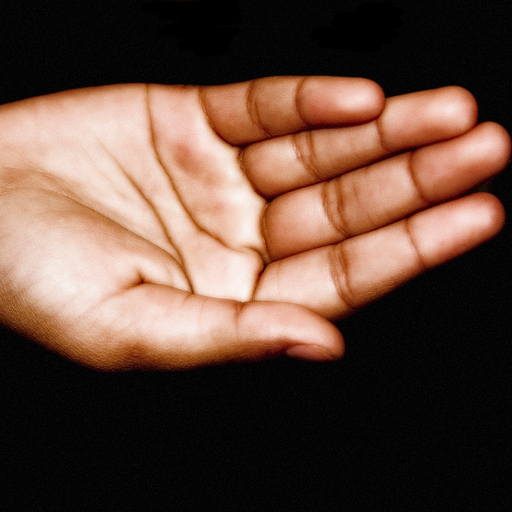
%> input picture images/hand.jpg, 512 x 512 px
$ octave --eval "fuseImg;"   (GNU Octave 9; MATLAB toolbox functions it lacks are replaced by stand-ins)
%> lines starting %> are read from the running program, lines starting %| are printed output that depends on the picture; in (x1, y1, x2, y2) boxes, pixels count from 0 and x2, y2 are one past the last pixel; in counts of white or black regions, pixels touching at a corner belong together; the program's own positions count from 1
function fuseImg()
%fuseImg Function that executes steps 1 to 4 of Exercise 6

% 1 Read Input
HAND = imread('images/hand.jpg');
%> HAND is the input picture: size 512x512x3 uint8; mean R, G, B 98.3, 72.9, 60.5
MAPFRE = imread('images/mapfre.jpg');
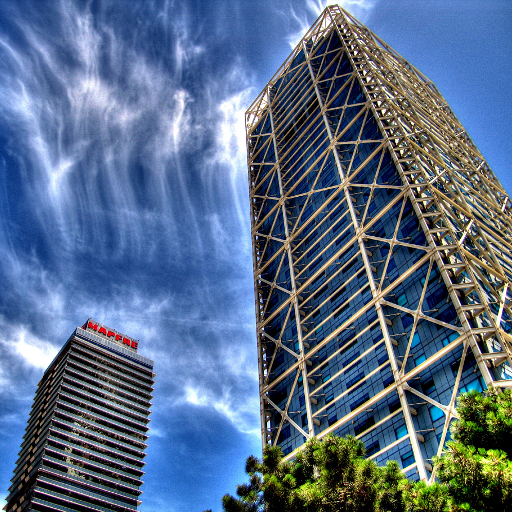
%> input picture images/mapfre.jpg, 512 x 512 px
%> MAPFRE is the input picture: size 512x512x3 uint8; mean R, G, B 87, 107.6, 135.6
grayscaleHand = rgb2gray(HAND);
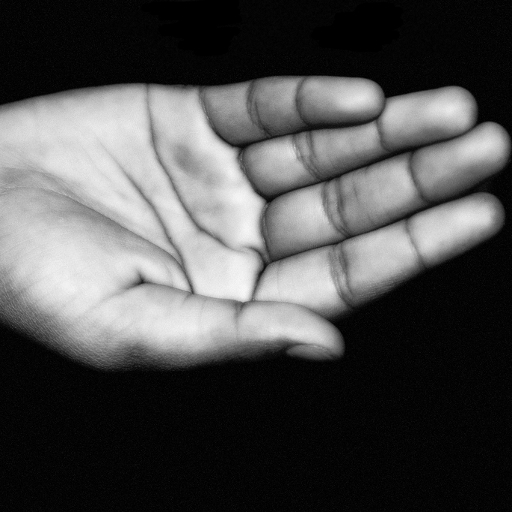
%> grayscaleHand: size 512x512 uint8; min 0, max 250, mean 79.1

% 2 Binarization
th = 20;
foregroundHand = grayscaleHand >= th;
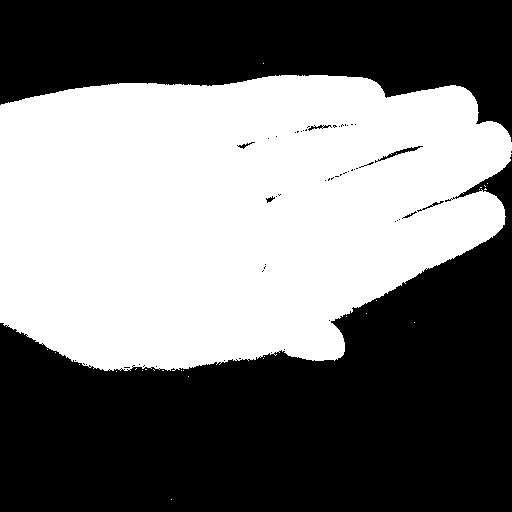
%> foregroundHand: size 512x512 logical; 46.6% white; 27 white regions (26 under 20 px), largest, box (x1, y1, x2, y2) and area: (0, 75, 512, 371) 122083
backgroundHand = not(foregroundHand);

% 3 Merge
background = MAPFRE.*uint8(backgroundHand);
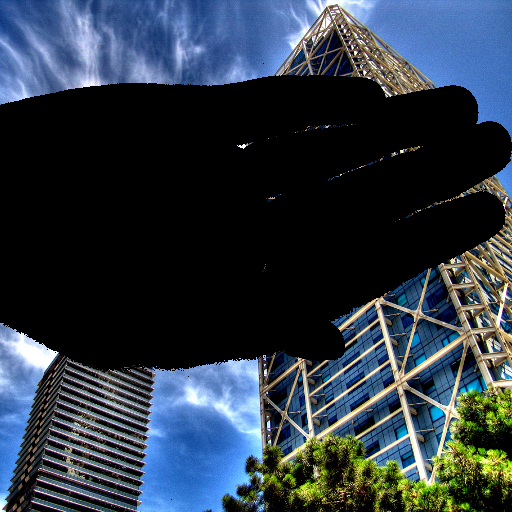
%> background: size 512x512x3 uint8; mean R, G, B 44.8, 56.6, 68.7
foreground = HAND.*uint8(foregroundHand);
handMapfre = background + foreground;
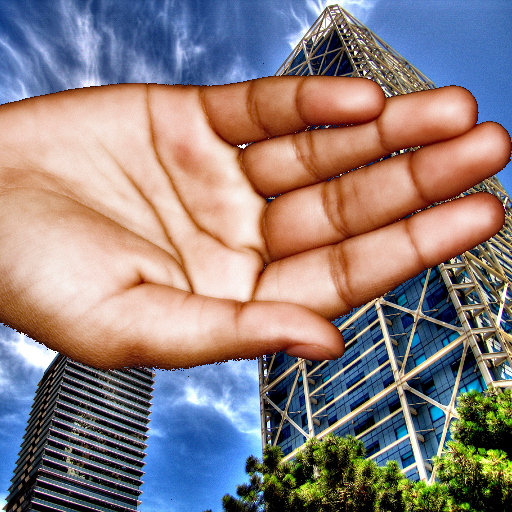
%> handMapfre: size 512x512x3 uint8; mean R, G, B 140.7, 127.3, 127

% 4 Save output
imwrite(handMapfre, 'hand_mapfre.jpg');

end
